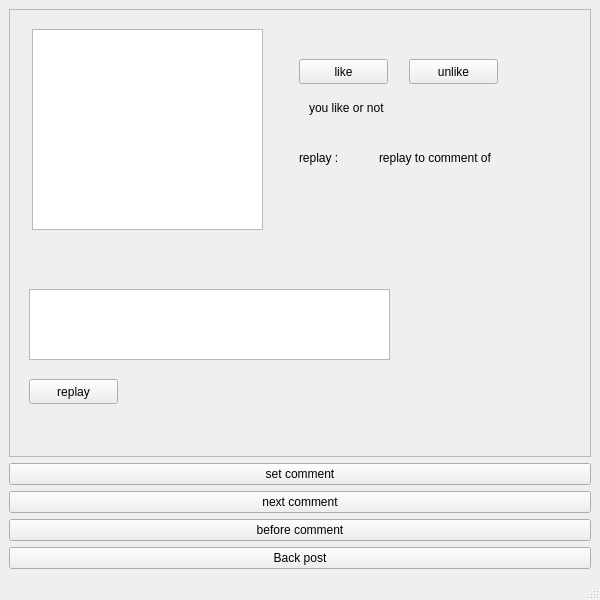
<?xml version="1.0" encoding="UTF-8"?>
<ui version="4.0">
 <class>MainWindow</class>
 <widget class="QMainWindow" name="MainWindow">
  <property name="geometry">
   <rect>
    <x>0</x>
    <y>0</y>
    <width>600</width>
    <height>600</height>
   </rect>
  </property>
  <property name="windowTitle">
   <string>MainWindow</string>
  </property>
  <widget class="QWidget" name="centralwidget">
   <layout class="QVBoxLayout" name="verticalLayout">
    <item>
     <widget class="QFrame" name="frame">
      <property name="frameShape">
       <enum>QFrame::StyledPanel</enum>
      </property>
      <property name="frameShadow">
       <enum>QFrame::Raised</enum>
      </property>
      <widget class="QTextEdit" name="comment_textEdit">
       <property name="geometry">
        <rect>
         <x>23</x>
         <y>20</y>
         <width>231</width>
         <height>201</height>
        </rect>
       </property>
      </widget>
      <widget class="QPushButton" name="likeButton">
       <property name="geometry">
        <rect>
         <x>290</x>
         <y>50</y>
         <width>89</width>
         <height>25</height>
        </rect>
       </property>
       <property name="text">
        <string>like</string>
       </property>
      </widget>
      <widget class="QPushButton" name="unlikeButton">
       <property name="geometry">
        <rect>
         <x>400</x>
         <y>50</y>
         <width>89</width>
         <height>25</height>
        </rect>
       </property>
       <property name="text">
        <string>unlike</string>
       </property>
      </widget>
      <widget class="QLabel" name="like_message">
       <property name="geometry">
        <rect>
         <x>300</x>
         <y>90</y>
         <width>141</width>
         <height>17</height>
        </rect>
       </property>
       <property name="text">
        <string>you like or not</string>
       </property>
      </widget>
      <widget class="QLabel" name="label">
       <property name="geometry">
        <rect>
         <x>290</x>
         <y>140</y>
         <width>67</width>
         <height>17</height>
        </rect>
       </property>
       <property name="text">
        <string>replay :</string>
       </property>
      </widget>
      <widget class="QLabel" name="replay_to_commetn_of">
       <property name="geometry">
        <rect>
         <x>370</x>
         <y>140</y>
         <width>181</width>
         <height>17</height>
        </rect>
       </property>
       <property name="text">
        <string>replay to comment of</string>
       </property>
      </widget>
      <widget class="QPushButton" name="replayButton">
       <property name="geometry">
        <rect>
         <x>20</x>
         <y>370</y>
         <width>89</width>
         <height>25</height>
        </rect>
       </property>
       <property name="text">
        <string>replay</string>
       </property>
      </widget>
      <widget class="QTextEdit" name="replay_textEdit">
       <property name="geometry">
        <rect>
         <x>20</x>
         <y>280</y>
         <width>361</width>
         <height>71</height>
        </rect>
       </property>
      </widget>
     </widget>
    </item>
    <item>
     <widget class="QPushButton" name="setCommentButton">
      <property name="text">
       <string>set comment</string>
      </property>
     </widget>
    </item>
    <item>
     <widget class="QPushButton" name="nextButton">
      <property name="text">
       <string>next comment</string>
      </property>
     </widget>
    </item>
    <item>
     <widget class="QPushButton" name="befforeButton">
      <property name="text">
       <string>before comment</string>
      </property>
     </widget>
    </item>
    <item>
     <widget class="QPushButton" name="BackButton">
      <property name="text">
       <string>Back post</string>
      </property>
     </widget>
    </item>
   </layout>
  </widget>
  <widget class="QMenuBar" name="menubar">
   <property name="geometry">
    <rect>
     <x>0</x>
     <y>0</y>
     <width>600</width>
     <height>22</height>
    </rect>
   </property>
  </widget>
  <widget class="QStatusBar" name="statusbar"/>
 </widget>
 <resources/>
 <connections/>
</ui>
